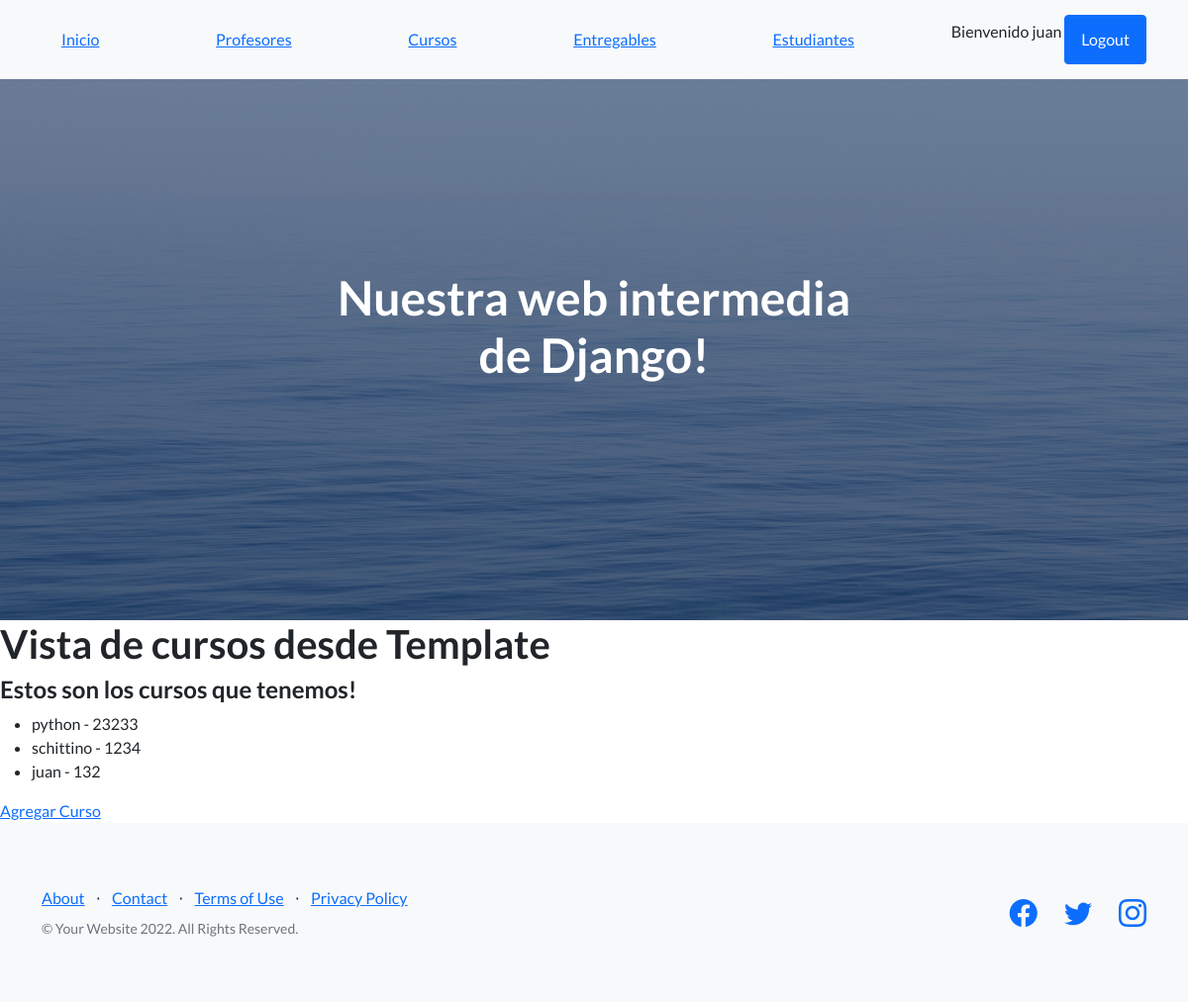
The app's page /app-coder/cursos/ (signed in), older data.
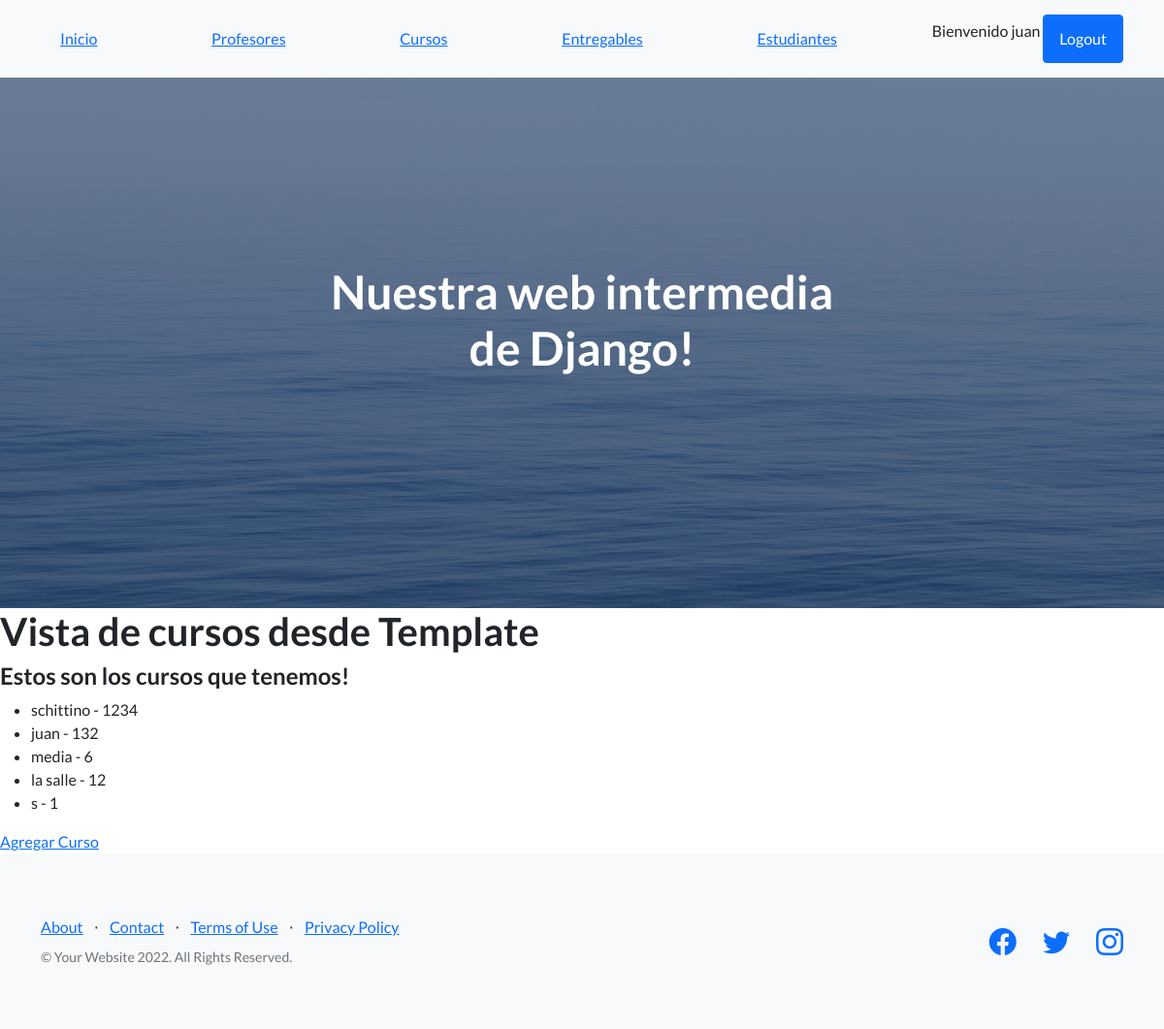
The same page, newer data.
### AppCoder/models.py (models this page shows, shortened)
class Curso(models.Model):
    nombre = models.CharField( max_length=50)
    camada = models.IntegerField()

### AppCoder/views.py (the view)
# urls.py: path("cursos/", cursos, name="Cursos"),
@login_required
def cursos(request):
    lista = Curso.objects.all()
    return render(request, "cursos.html", {"lista_cursos":lista})

### AppCoder/Template/cursos.html
{% extends 'padre.html' %}
{% load static %}
{% block contenidoQueCambia %}
<h1>Vista de cursos desde Template</h1>
<h4>Estos son los cursos que tenemos!</h4>
<ul>
        {% for curso in lista_cursos %}
            <li>{{curso.nombre}} - {{curso.camada}}</li>
        {% endfor %}
</ul>
<a href="{% url "CursoFormulario" %}">Agregar Curso</a>
{% endblock contenidoQueCambia %}

### AppCoder/Template/padre.html (shortened to what this page needs)
<!DOCTYPE html>
<html lang="en">
    <head>
        {% load static %}
        <link href="https://cdn.jsdelivr.net/npm/bootstrap-icons@1.5.0/font/bootstrap-icons.css" rel="stylesheet" type="text/css" />
        <link href="{% static 'css/styles.css' %}" rel="stylesheet" />
        <link href="{% static 'css/misestilos.css' %}" rel="stylesheet" />
    </head>
    <body>
        <nav class="navbar navbar-light bg-light static-top">
            <div class="container">
                <a class="navbar-brand1" href="#!">Inicio</a>
                <a class="navbar-brand2" href="{% url "Profesores" %}">Profesores</a>
                <a class="navbar-brand3" href="{% url "Cursos" %}">Cursos</a>
                <a class="navbar-brand4" href="{% url "Entregables" %}">Entregables</a>
                <a class="navbar-brand5" href="{% url "Estudiantes" %}">Estudiantes</a>
                {% if user.is_authenticated %}
                    <p>Bienvenido {{user.username}}  </p>
                    <a class="btn btn-primary" href="{% url "Logout" %}">Logout</a>
                {% else %}
                <a class="btn btn-primary" href="{% url "Login" %}">Login</a>
                {% endif %}
            </div>
        </nav>
        <header class="masthead">
            <div class="container position-relative">
                <div class="row justify-content-center">
                    <div class="col-xl-6">
                        <div class="text-center text-white">
                            <h1 class="mb-5">Nuestra web intermedia de Django!</h1>
                        </div>
                    </div>
                </div>
            </div>
        </header>
        {% block contenidoQueCambia %}
        {% endblock contenidoQueCambia %}
        <footer class="footer bg-light">
            <div class="container">
                <div class="row">
                    <div class="col-lg-6 h-100 text-center text-lg-start my-auto">
                        <ul class="list-inline mb-2">
                            <li class="list-inline-item"><a href="#!">About</a></li>
                            <li class="list-inline-item">⋅</li>
                            <li class="list-inline-item"><a href="#!">Contact</a></li>
                            <li class="list-inline-item">⋅</li>
                            <li class="list-inline-item"><a href="#!">Terms of Use</a></li>
                            <li class="list-inline-item">⋅</li>
                            <li class="list-inline-item"><a href="#!">Privacy Policy</a></li>
                        </ul>
                        <p class="text-muted small mb-4 mb-lg-0">&copy; Your Website 2022. All Rights Reserved.</p>
                    </div>
                    <div class="col-lg-6 h-100 text-center text-lg-end my-auto">
                        <ul class="list-inline mb-0">
                            <li class="list-inline-item me-4">
                                <a href="#!"><i class="bi-facebook fs-3"></i></a>
                            </li>
                            <li class="list-inline-item me-4">
                                <a href="#!"><i class="bi-twitter fs-3"></i></a>
                            </li>
                            <li class="list-inline-item">
                                <a href="#!"><i class="bi-instagram fs-3"></i></a>
                            </li>
                        </ul>
                    </div>
                </div>
            </div>
        </footer>
    </body>
</html>

### AppCoder/static/css/misestilos.css (style rules this page uses)
.navbar-brand1 { margin-right: 75px; padding: 20px; border-radius: 5px; }
.navbar-brand2 { margin-right: 75px; padding: 20px; border-radius: 5px; }
.navbar-brand3 { margin-right: 75px; padding: 20px; border-radius: 5px; }
.navbar-brand4 { margin-right: 75px; padding: 20px; border-radius: 5px; }
.navbar-brand5 { margin-right: 75px; padding: 20px; border-radius: 5px; }

Row changes from the older to the newer data that the page shows:
removed Curso: nombre "python", camada "23233"
added Curso: nombre "media", camada "6"
added Curso: nombre "la salle", camada "12"
added Curso: nombre "s", camada "1"
